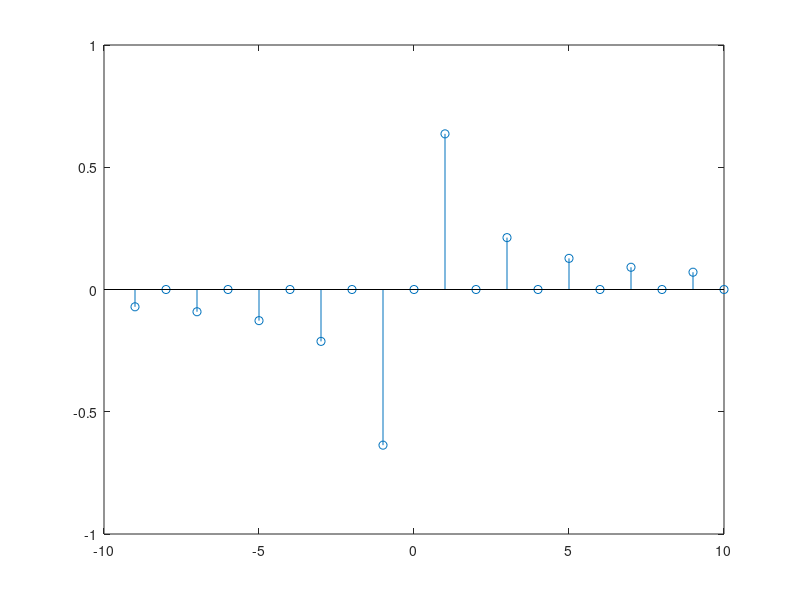
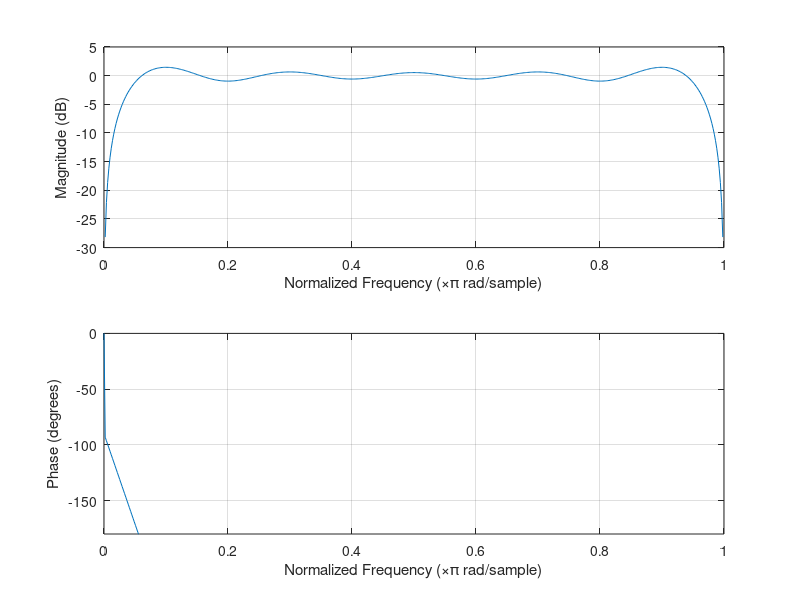
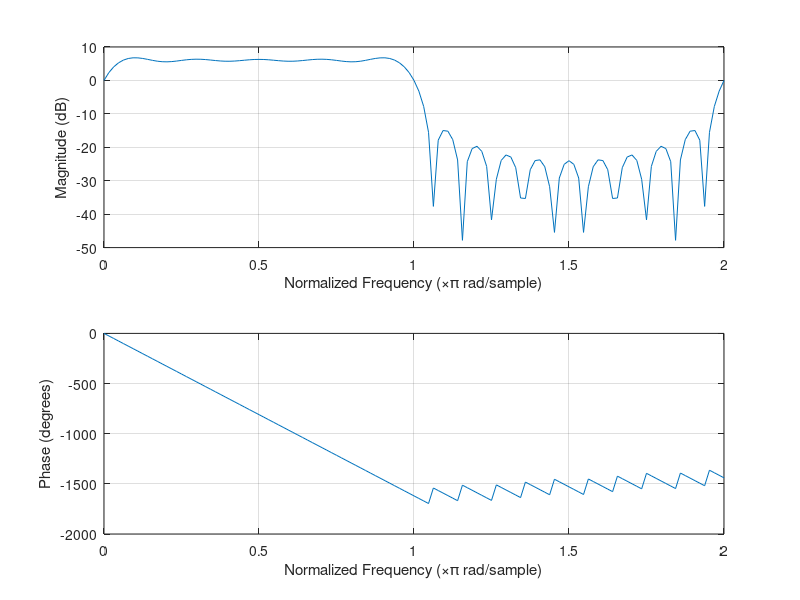

Recreate these plots in MATLAB, in order. (Note: this script raises an error after producing the figures.)
pkg load control;
pkg load signal;
%
clear all;
clc;
close all;
%
%Plot the Hilbert transformer for n=-10 ..10:
h = zeros(1,20);
n = -9:2:10;
h(n+10) = 2./(pi*n);
%plot
figure(1)
stem(-9:10,h)
%frequency response
figure(2)
freqz(h);
axis([0 1 -180 0])
%
%construct a delayed impulse to implement the delay for the real part:
delt=[zeros(1,9),1,zeros(1,10)];
%Then we need to add our imaginary part as our Hilbert transform to obtain our 
%complex filter:
h = zeros(1,20);
n = -9:2:10;
h(n+10)=2./(pi*n);
hone = delt+j*h;
%hone =
%0.00000 - 0.07074i 
%0.00000 + 0.00000i 
%0.00000 - 0.09095i
%0.00000 + 0.00000i 
%0.00000 - 0.12732i 
%0.00000 + 0.00000i
%0.00000 - 0.21221i 
%0.00000 + 0.00000i 
%0.00000 - 0.63662i
%1.00000 + 0.00000i 
%0.00000 + 0.63662i 
%0.00000 + 0.00000i
%0.00000 + 0.21221i 
%0.00000 + 0.00000i 
%0.00000 + 0.12732i
%0.00000 + 0.00000i 
%0.00000 + 0.09095i 
%0.00000 + 0.00000i
%0.00000 + 0.07074i 
%0.00000 + 0.00000i
figure(3)
freqz(hone,1,128,'whole');
%
% Using REMEZ
%!!!!!!!!!!!!!!!!!!!!!!!!!!!!!!!!!!!!!!!!!!!
% NO FUNCIONA 
%!!!!!!!!!!!!!!!!!!!!!!!!!!!!!!!!!!!!!!!!!!!
%b = remez(20,[0 1],[1 1 ],'hilbert');
b = firls(20,[0 1],[1 1], 'hilbert');
figure(4)
freqz(b);
axis([0 1 -180 0]);
%This filter also fullfils the 90 degree phase shift requirement, but seems to 
%have much stronger ripples in the magnitude of the frequency response!
%
%But observe the equi-ripple behaviour in the passband, which is what we expect 
%from remez.
%
%
%
%Let's look at the whole frequency circle again
%Delay for the real part:
delt = [zeros(1,10),1,zeros(1,10)];
%delt =
%0   0   0   0   0   0   0   0   0   0   1   0   0   0   0   0   0   0   0   0   0
honeremez=delt+j*b